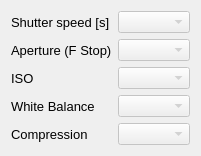
         <widget class="QWidget" name="DSLR">
          <layout class="QGridLayout" name="gridLayout_4">
           <item row="0" column="0">
            <widget class="QLabel" name="label_shutterSpeed">
             <property name="font">
              <font>
               <pointsize>10</pointsize>
               <weight>50</weight>
               <bold>false</bold>
              </font>
             </property>
             <property name="text">
              <string>Shutter speed [s]</string>
             </property>
            </widget>
           </item>
           <item row="0" column="1">
            <widget class="QComboBox" name="comboBox_shutterSpeed">
             <property name="enabled">
              <bool>false</bool>
             </property>
            </widget>
           </item>
           <item row="1" column="0">
            <widget class="QLabel" name="label_aperture">
             <property name="font">
              <font>
               <pointsize>10</pointsize>
               <weight>50</weight>
               <bold>false</bold>
              </font>
             </property>
             <property name="text">
              <string>Aperture (F Stop)</string>
             </property>
            </widget>
           </item>
           <item row="1" column="1">
            <widget class="QComboBox" name="comboBox_aperture">
             <property name="enabled">
              <bool>false</bool>
             </property>
            </widget>
           </item>
           <item row="2" column="0">
            <widget class="QLabel" name="label_iso">
             <property name="font">
              <font>
               <pointsize>10</pointsize>
               <weight>50</weight>
               <bold>false</bold>
              </font>
             </property>
             <property name="text">
              <string>ISO</string>
             </property>
            </widget>
           </item>
           <item row="2" column="1">
            <widget class="QComboBox" name="comboBox_iso">
             <property name="enabled">
              <bool>false</bool>
             </property>
            </widget>
           </item>
           <item row="3" column="0">
            <widget class="QLabel" name="label_whiteBalance">
             <property name="font">
              <font>
               <pointsize>10</pointsize>
               <weight>50</weight>
               <bold>false</bold>
              </font>
             </property>
             <property name="text">
              <string>White Balance</string>
             </property>
            </widget>
           </item>
           <item row="3" column="1">
            <widget class="QComboBox" name="comboBox_whiteBalance">
             <property name="enabled">
              <bool>false</bool>
             </property>
            </widget>
           </item>
           <item row="4" column="0">
            <widget class="QLabel" name="label_compression">
             <property name="font">
              <font>
               <pointsize>10</pointsize>
               <weight>50</weight>
               <bold>false</bold>
              </font>
             </property>
             <property name="text">
              <string>Compression</string>
             </property>
            </widget>
           </item>
           <item row="4" column="1">
            <widget class="QComboBox" name="comboBox_compression">
             <property name="enabled">
              <bool>false</bool>
             </property>
            </widget>
           </item>
          </layout>
         </widget>
